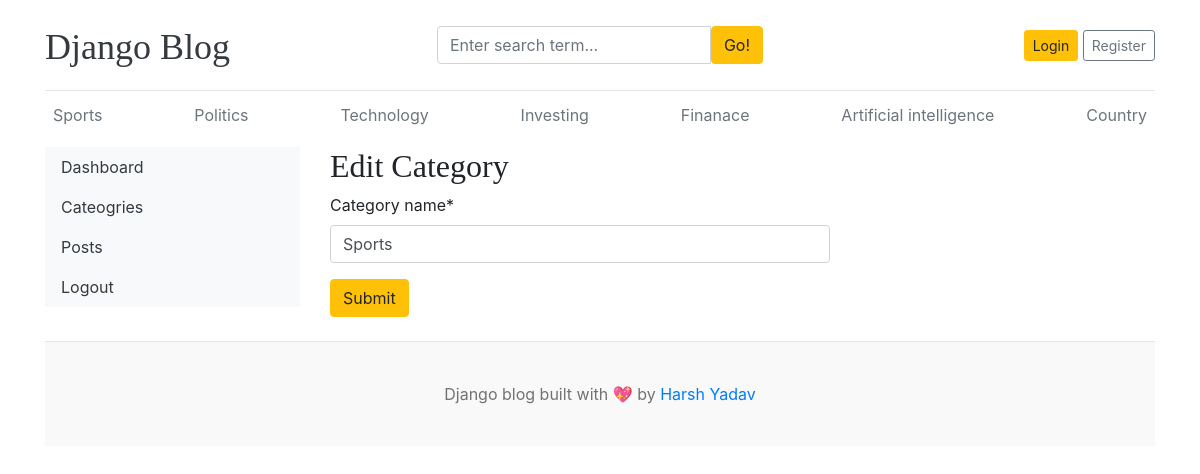
Screenshot of /dashboards/categories/edit/1 with the database file from the repository.
### blogs/models.py (models this page shows)
class Category(models.Model):
  category_name = models.CharField(max_length=50, unique=True)
  created_at = models.DateTimeField(auto_now_add=True)
  updated_at = models.DateTimeField(auto_now=True)
  class Meta:
    verbose_name_plural = 'categories'
  def __str__(self):
    return self.category_name

### dashboard/views.py (the view)
# urls.py: path('categories/edit/<int:pk>', views.edit_category, name='edit_category'),
def edit_category(request, pk):
  category = get_object_or_404(Category, pk=pk)
  if request.method == 'POST':
    form = CategoryForm(request.POST, instance=category)
    if form.is_valid():
      form.save()
      return redirect('categories')
  form = CategoryForm(instance=category)
  context = {
    'form' : form,
    'category':category,
  }
  return render(request, 'dashboard/edit_category.html', context)

### dashboard/forms.py
class CategoryForm(forms.ModelForm):
  class Meta:
    model = Category
    fields = '__all__'

### blogs/context_processors.py (called while the page is built)
def get_categories(request):
    categories = Category.objects.all()
    return dict(categories=categories)

def get_social_links(request):
    social_link = SocialLink.objects.all()
    return dict(social_link=social_link)

### templates/dashboard/edit_category.html (shortened to what this page needs)
{% extends 'base.html' %}
{% block content %}
{% load crispy_forms_tags %}
<div class="row">
{% include 'dashboard/sidebar.html' %}
  <div class="col-md-9">
    <h2>Edit Category</h2>
    <form action="{% url 'edit_category' category.id %}" method="POST" style="width: 500px;">
      {{ form | crispy }}
      <button type="submit" class="btn btn-warning">Submit</button>
    </form>
    <br>
  </div>
</div>
{% endblock %}

### templates/base.html (shortened to what this page needs)
{% load static %}
<!DOCTYPE html>
<html lang="en">
<head>
    <link href="https://getbootstrap.com/docs/4.0/dist/css/bootstrap.min.css" rel="stylesheet">
    <link href="{% static 'css/blog.css' %}" rel="stylesheet">
    <link rel="stylesheet" href="https://cdnjs.cloudflare.com/ajax/libs/font-awesome/4.7.0/css/font-awesome.min.css">
  </head>
<body>
    <div class="container">
      <header class="blog-header py-3">
        <div class="row flex-nowrap justify-content-between align-items-center">
          <div class="col-4 pt-1">
            <a class="blog-header-logo text-dark" href="/">Django Blog</a>
          </div>
          <div>
            <form action="{% url 'search' %}" method="GET">
              <div class="input-group">
                <input class="form-control" type="text" name="keyword" value="{{ keyword }}" placeholder="Enter search term..." aria-label="Enter search term..." aria-describedby="button-search" />
                <button type="submit" class="btn btn-warning" id="button-search" type="button">Go!</button>
              </div>
            </form>
          </div>
          <div class="col-4 d-flex justify-content-end align-items-center">
            {% if not user.is_authenticated %}
            <a class="btn btn-sm btn-warning" href="{% url 'login' %}">Login</a> &nbsp;
            <a class="btn btn-sm btn-outline-secondary" href="{% url 'register' %}">Register</a>
            {% else %}
            <span><a href="{% url 'dashboards' %}">Dashboard</a></span>
            &emsp;
            <span><a href="{% url 'logout' %}" class="btn btn-warning">Logout</a></span>
            {% endif %}
          </div>
        </div>
      </header>
      <div class="nav-scroller py-1 mb-2">
        <nav class="nav d-flex justify-content-between">
          {% for cat in categories %}
          <a class="p-2 text-muted" href="{% url 'posts_by_category' cat.id %}">{{ cat.category_name }}</a>
          {% endfor %}
        </nav>
      </div>
{% block content %}
{% endblock %}
<footer class="blog-footer">
  <p>Django blog built with 💖 by <a href="#">Harsh Yadav</a></p>
</footer>
</body>
</html>

### blog_main/static/css/blog.css (style rules this page uses)
.blog-header { border-bottom: 1px solid #e5e5e5; }
.blog-header-logo { font-family: "Playfair Display", Georgia, "Times New Roman", serif; font-size: 2.25rem; }
h1, h2, h3, h4, h5, h6 { font-family: "Playfair Display", Georgia, "Times New Roman", serif; }
.blog-footer { padding: 2.5rem 0; color: #727272; text-align: center; background-color: #f9f9f9; border-top: .05rem solid #e5e5e5; }
.blog-footer p:last-child { margin-bottom: 0; }

### rows the page displays
Category: category_name "Sports"
Category: category_name "Politics"
Category: category_name "Technology"
Category: category_name "Investing"
Category: category_name "Finanace"
Category: category_name "Artificial intelligence"
Category: category_name "Country"
